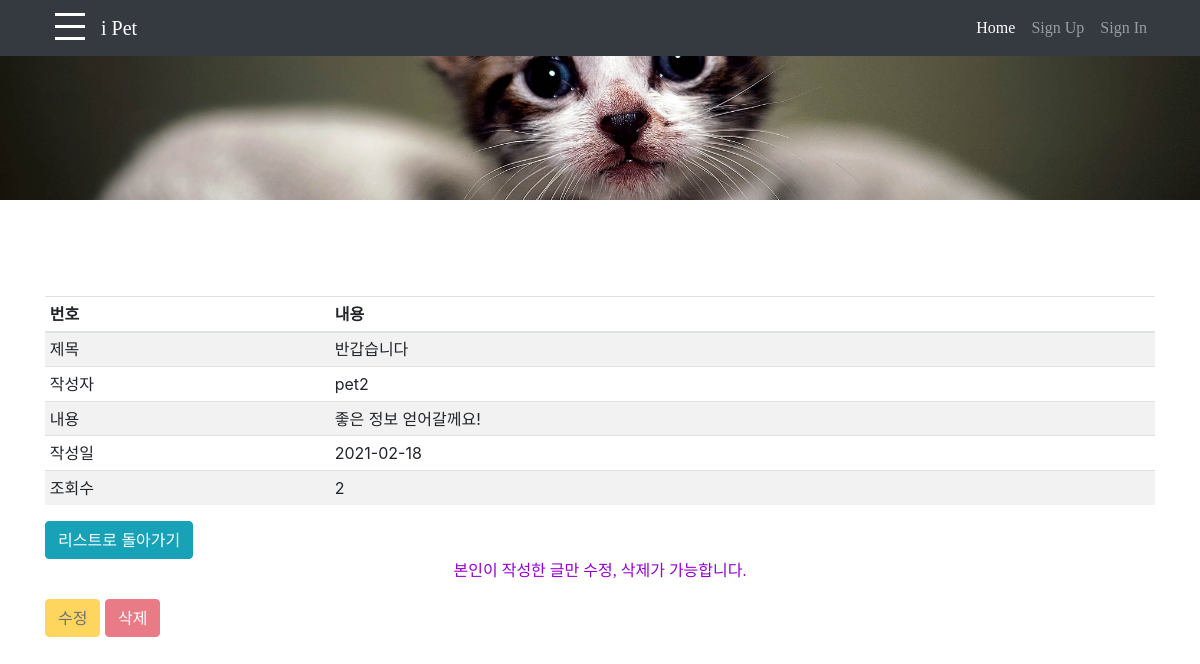
Screenshot of /board/detail/6 with the database file from the repository.
### board/models.py (models this page shows, shortened)
class Post(models.Model):
    author = models.ForeignKey(Member, on_delete=models.CASCADE)
    author_name = models.CharField('작성자', max_length=20)
    p_title = models.CharField('글 제목', max_length=100)
    p_contents = models.CharField('글 내용', max_length=300)
    p_date = models.DateTimeField('글 작성일')
    p_count = models.IntegerField(default=0)

### board/views.py (the view)
# urls.py: path('detail/<int:post_id>', views.p_detail, name='p_detail'),
def p_detail(request, post_id):
    post = Post.objects.get(pk=post_id)
    post.p_count += 1
    post.save()
    return render(request, 'board/detail.html', {
        'post': post
    })

### board/templates/board/detail.html (shortened to what this page needs)
{% extends 'base.html' %}
{% load bootstrap4 %}
{% block html_body %}
          <header id="my_banner" class="bg-primary py-5 mb-5" >
    <div class="container h-100">
      <div class="row h-100 align-items-center">
        <div class="col-lg-12">
        </div>
      </div>
    </div>
    </header>
    <div class="container">
        <br>
        <br>
        <div class="table-responsive">
        <table class="table table-striped table-sm">
          <thead>
            <tr>
              <th>번호</th>
              <th>내용</th>
            </tr>
          </thead>
          <tbody>
            <tr>
              <td>제목</td>
              <td>{{ post.p_title }}</td>
            </tr>
            <tr>
              <td>작성자</td>
              <td>{{ post.author_name }}</td>
            </tr>
            <tr>
              <td>내용</td>
              <td>{{ post.p_contents }}</td>
            </tr>
            <tr>
              <td>작성일</td>
              <td>{{ post.p_date | date:"Y-m-d" }}</td>
            </tr>
            <tr>
              <td>조회수</td>
              <td>{{ post.p_count }}</td>
            </tr>
          </tbody>
        </table>
        </div>
        <button type="button"
                class="btn btn-info"
                onclick="to_list()">리스트로 돌아가기</button>
        {% if post.author_name == request.session.user.u_name %}
        <button type="button"
                class="btn btn-warning"
                onclick="update_post({{post.id}})">수정</button>
        <button type="button"
                class="btn btn-danger"
                onclick="delete_post({{post.id}})">삭제</button>
        {% else %}
        <p style="text-align:center"><font color="#9400d3">본인이 작성한 글만 수정, 삭제가 가능합니다.</font></p>
        <button type="button"
                class="btn btn-warning" disabled="disabled">수정</button>
        <button type="button"
                class="btn btn-danger" disabled="disabled">삭제</button>
        {% endif %}
    </div>
{% endblock %}

### static/css/navbar.css (style rules this page uses)
html { font-family: "Roboto", "Noto Sans KR", sans-serif; }
body, ul, li, h1 { margin:0; padding:0; list-style:none; }
.row::after { content:""; display:block; clear:both; }

### static/css/heroic-features.css (style rules this page uses)
body { padding-top: 56px; }

### templates/base.html (style rules this page uses)
html { position: relative; min-height: 150%; margin: 0; padding-bottom: 100px; background: white; }
body { min-height: 150%; }
p { font-family: AppleSDGothicNeoEB; }

### board/templates/board/detail.html (style rules this page uses)
#my_banner { background-image: url("/static/img/pet1.jpg"); background-position: center; background-size: cover; opacity: 100%; }

### rows the page displays
Post: p_title "반갑습니다", author_name "pet2", p_contents "좋은 정보 얻어갈께요!", p_date "2021-02-18", p_count "2"
